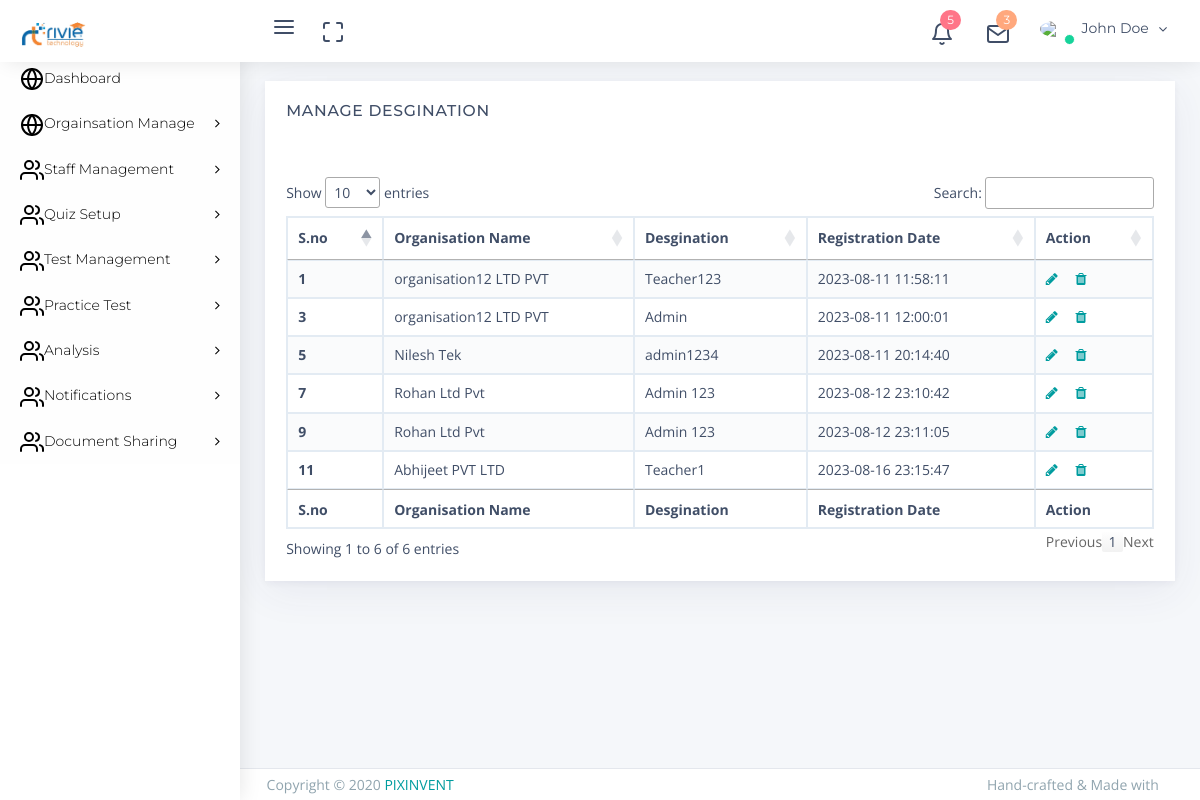
Page /admin/manage_designation.php on the committed database.
### tables this page shows
CREATE TABLE `designation` (
  `id` int(11) NOT NULL,
  `org_id` varchar(255) NOT NULL,
  `role_id` int(2) NOT NULL,
  `designation` varchar(255) NOT NULL,
  `slug` varchar(255) NOT NULL,
  `created_at` datetime NOT NULL DEFAULT current_timestamp(),
  `updated_at` datetime NOT NULL DEFAULT current_timestamp()
);

CREATE TABLE `organisation` (
  `id` int(11) NOT NULL,
  `org_code` int(11) NOT NULL,
  `org_name` varchar(255) NOT NULL,
  `org_contact` varchar(255) NOT NULL,
  `org_email` varchar(255) NOT NULL,
  `org_add` varchar(255) NOT NULL,
  `org_abt` text NOT NULL,
  `org_registraiom` date NOT NULL DEFAULT current_timestamp(),
  `user_admin_id` varchar(255) NOT NULL,
  `created_date` timestamp NOT NULL DEFAULT current_timestamp()
);

### admin/manage_designation.php (the view, shortened to what this page needs)
<?php include "../common/header.php";
 ?>
<?php
include "db.php";
$conn = mysqli_connect($servername, $username, $password, $dbname);
?>
<div class="app-content content">
    <div class="content-wrapper">
        <div class="content-body">
            <section id="configuration">
                <div class="row">
                    <div class="col-12">
                        <div class="card">
                            <div class="card-header">
                                <h4 class="card-title">Manage Desgination</h4>
                                <div class="heading-elements">
                                    <ul class="list-inline mb-0">
                                        <li>
                                            <a data-action="collapse"><i class="feather icon-minus"></i></a>
                                        </li>
                                        <li>
                                            <a data-action="reload"><i class="feather icon-rotate-cw"></i></a>
                                        </li>
                                        <li>
                                            <a data-action="expand"><i class="feather icon-maximize"></i></a>
                                        </li>
                                        <li>
                                            <a data-action="close"><i class="feather icon-x"></i></a>
                                        </li>
                                    </ul>
                                </div>
                            </div>
                            <div class="card-content collapse show">
                                <div class="card-body card-dashboard">
                                    <div class="table-responsive">
                                        <table id="manage_org" class="table table-striped table-bordered zero-configuration">
                                            <thead>
                                                <tr>
                                                    <th>S.no</th>
                                                    <th>Organisation Name</th>
                                                    <th>Desgination</th>
                                                    <th>Registration Date</th>
                                                    <th>Action</th>
                                                </tr>
                                            </thead>
                                            <tbody>
                                                <?php
                                                $sql = "SELECT d.*, o.org_name FROM designation d
                                                INNER JOIN organisation o ON d.org_id = o.id";
                                                $result = mysqli_query($conn, $sql);
                                                $i = 1;
                                                if (mysqli_num_rows($result) > 0) {
                                                    while ($row = mysqli_fetch_assoc($result)) { ?>
                                                        <tr>
                                                            <th> <?php echo $i++ ?></th>
                                                            <td><?php echo $row['org_name']; ?></td>
                                                            <td><?php echo $row['designation']; ?></td>
                                                            <td><?php echo $row['created_at']; ?></td>
                                                            <td>
                                                                <a href="update_designation.php?org_id=<?php echo $row['org_id']; ?>" title="Edit" class="mr-1"><i class="fa fa-pencil" aria-hidden="true"></i></a>
                                                                <a href="delete_all.php?table_name=designation&id=<?php echo $row['id']; ?>" title="Delete" class=""><i class="fa fa-trash" aria-hidden="true"></i></a>
                                                            </td>
                                                        </tr>
                                                <?php $i++;
                                                    }
                                                } else {
                                                    echo "0 results";
                                                }
                                                ?>
                                            </tbody>
                                            <tfoot>
                                                <tr>
                                                    <th>S.no</th>
                                                    <th>Organisation Name</th>
                                                    <th>Desgination</th>
                                                    <th>Registration Date</th>
                                                    <th>Action</th>
                                                </tr>
                                            </tfoot>
                                        </table>
                                    </div>
                                </div>
                            </div>
                        </div>
                    </div>
                </div>
            </section>
        </div>
    </div>
</div>
<?php include "../common/footer.php"; ?>

### rows in the picture
designation: organisation.org_name "organisation12 LTD PVT", designation "Teacher123", created_at "2023-08-11 11:58:11"
designation: organisation.org_name "organisation12 LTD PVT", designation "Admin", created_at "2023-08-11 12:00:01"
designation: organisation.org_name "Nilesh Tek", designation "admin1234", created_at "2023-08-11 20:14:40"
designation: organisation.org_name "Rohan Ltd Pvt", designation "Admin 123", created_at "2023-08-12 23:10:42"
designation: organisation.org_name "Rohan Ltd Pvt", designation "Admin 123", created_at "2023-08-12 23:11:05"
designation: organisation.org_name "Abhijeet PVT LTD", designation "Teacher1", created_at "2023-08-16 23:15:47"
